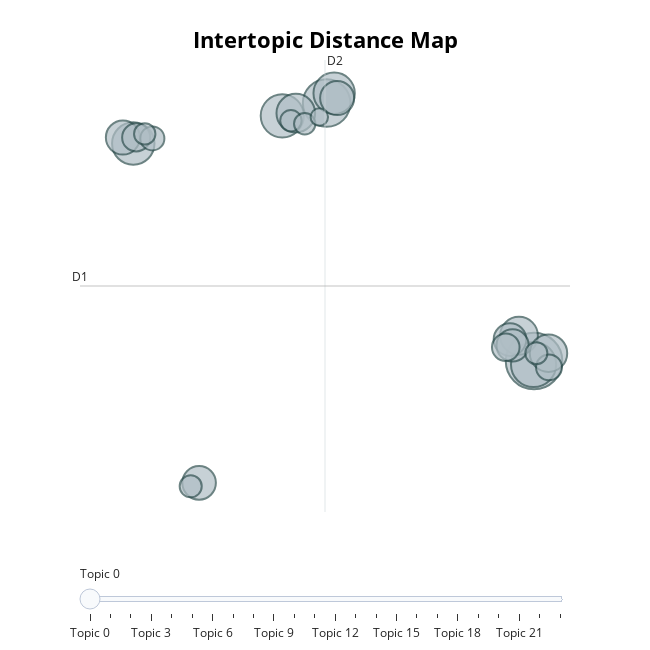

The cell this chart's notebook holds for it:
### Code cell
model.visualize_topics()

### Figure 1 — Plotly figure (JSON) as saved in the notebook; plotly's stock layout.template omitted (floating-point values rounded to 4 significant figures)
{"data": [{"customdata": [[0, "technology | teachers | of | the | call", 105], [1, "and | the | telecollaboration | intercultural | of", 74], [2, "mobile | learning | mall | the | of", 67], [3, "task | the | in | and | of", 61], [4, "corpus | the | ddl | of | corpora", 59], [5, "writing | collaborative | wiki | the | and", 56], [6, "pronunciation | the | asr | of | and", 49], [7, "game | games | and | gaming | the", 47], [8, "blended | learning | the | and | of", 46], [9, "captions | comprehension | the | vocabulary | captioning", 38], [10, "and | in | the | of | to", 38], [11, "feedback | awe | writing | errors | the", 37], [12, "vr | virtual | the | and | learning", 35], [13, "multimodal | of | the | online | in", 34], [14, "vocabulary | the | of | and | acquisition", 26], [15, "digital | storytelling | the | and | in", 25], [16, "flipped | the | classroom | in | and", 22], [17, "reading | students | the | comprehension | and", 19], [18, "online | and | the | language | of", 16], [19, "mt | translation | students | machine | writing", 16], [20, "anxiety | fla | the | speaking | and", 15], [21, "test | assessment | da | takers | the", 15], [22, "robot | rall | the | and | chatbots", 15], [23, "meta | call | of | research | in", 10]], "hovertemplate": "<b>Topic %{customdata[0]}</b><br>%{customdata[1]}<br>Size: %{customdata[2]}", "legendgroup": "", "marker": {"color": "#B0BEC5", "line": {"color": "DarkSlateGrey", "width": 2}, "size": [105, 74, 67, 61, 59, 56, 49, 47, 46, 38, 38, 37, 35, 34, 26, 25, 22, 19, 16, 16, 15, 15, 15, 10], "sizemode": "area", "sizeref": 0.06563, "symbol": "circle"}, "mode": "markers", "name": "", "orientation": "v", "showlegend": false, "type": "scatter", "x": [3.222, -2.118, 3.21, -3.259, -7.095, -1.924, -2.91, 2.835, 3.595, -7.362, -1.846, -5.4, 2.604, 2.67, -7.019, 2.495, 3.607, -6.603, 3.282, -5.616, -3.036, -6.8, -2.681, -2.305], "xaxis": "x", "y": [-2.917, 13.4, -3.136, 12.59, 10.84, 14.02, 12.77, -1.318, -2.419, 11.22, 13.72, -10.63, -1.558, -1.93, 11.23, -2.049, -3.316, 11.17, -2.42, -10.84, 12.29, 11.45, 12.09, 12.52], "yaxis": "y"}], "layout": {"annotations": [{"showarrow": false, "text": "D1", "x": -8.466, "y": 1.83, "yshift": 10}, {"showarrow": false, "text": "D2", "x": -2.159, "xshift": 10, "y": 16.13}], "height": 650, "hoverlabel": {"bgcolor": "white", "font": {"family": "Rockwell", "size": 16}}, "legend": {"itemsizing": "constant", "tracegroupgap": 0}, "margin": {"t": 60}, "shapes": [{"line": {"color": "#CFD8DC", "width": 2}, "type": "line", "x0": -2.159, "x1": -2.159, "y0": -12.47, "y1": 16.13}, {"line": {"color": "#9E9E9E", "width": 2}, "type": "line", "x0": -8.466, "x1": 4.148, "y0": 1.83, "y1": 1.83}], "sliders": [{"active": 0, "pad": {"t": 50}, "steps": [{"args": [{"marker.color": [["red", "#B0BEC5", "#B0BEC5", "#B0BEC5", "#B0BEC5", "#B0BEC5", "#B0BEC5", "#B0BEC5", "#B0BEC5", "#B0BEC5", "#B0BEC5", "#B0BEC5", "#B0BEC5", "#B0BEC5", "#B0BEC5", "#B0BEC5", "#B0BEC5", "#B0BEC5", "#B0BEC5", "#B0BEC5", "#B0BEC5", "#B0BEC5", "#B0BEC5", "#B0BEC5"]]}], "label": "Topic 0", "method": "update"}, {"args": [{"marker.color": [["#B0BEC5", "red", "#B0BEC5", "#B0BEC5", "#B0BEC5", "#B0BEC5", "#B0BEC5", "#B0BEC5", "#B0BEC5", "#B0BEC5", "#B0BEC5", "#B0BEC5", "#B0BEC5", "#B0BEC5", "#B0BEC5", "#B0BEC5", "#B0BEC5", "#B0BEC5", "#B0BEC5", "#B0BEC5", "#B0BEC5", "#B0BEC5", "#B0BEC5", "#B0BEC5"]]}], "label": "Topic 1", "method": "update"}, {"args": [{"marker.color": [["#B0BEC5", "#B0BEC5", "red", "#B0BEC5", "#B0BEC5", "#B0BEC5", "#B0BEC5", "#B0BEC5", "#B0BEC5", "#B0BEC5", "#B0BEC5", "#B0BEC5", "#B0BEC5", "#B0BEC5", "#B0BEC5", "#B0BEC5", "#B0BEC5", "#B0BEC5", "#B0BEC5", "#B0BEC5", "#B0BEC5", "#B0BEC5", "#B0BEC5", "#B0BEC5"]]}], "label": "Topic 2", "method": "update"}, {"args": [{"marker.color": [["#B0BEC5", "#B0BEC5", "#B0BEC5", "red", "#B0BEC5", "#B0BEC5", "#B0BEC5", "#B0BEC5", "#B0BEC5", "#B0BEC5", "#B0BEC5", "#B0BEC5", "#B0BEC5", "#B0BEC5", "#B0BEC5", "#B0BEC5", "#B0BEC5", "#B0BEC5", "#B0BEC5", "#B0BEC5", "#B0BEC5", "#B0BEC5", "#B0BEC5", "#B0BEC5"]]}], "label": "Topic 3", "method": "update"}, {"args": [{"marker.color": [["#B0BEC5", "#B0BEC5", "#B0BEC5", "#B0BEC5", "red", "#B0BEC5", "#B0BEC5", "#B0BEC5", "#B0BEC5", "#B0BEC5", "#B0BEC5", "#B0BEC5", "#B0BEC5", "#B0BEC5", "#B0BEC5", "#B0BEC5", "#B0BEC5", "#B0BEC5", "#B0BEC5", "#B0BEC5", "#B0BEC5", "#B0BEC5", "#B0BEC5", "#B0BEC5"]]}], "label": "Topic 4", "method": "update"}, {"args": [{"marker.color": [["#B0BEC5", "#B0BEC5", "#B0BEC5", "#B0BEC5", "#B0BEC5", "red", "#B0BEC5", "#B0BEC5", "#B0BEC5", "#B0BEC5", "#B0BEC5", "#B0BEC5", "#B0BEC5", "#B0BEC5", "#B0BEC5", "#B0BEC5", "#B0BEC5", "#B0BEC5", "#B0BEC5", "#B0BEC5", "#B0BEC5", "#B0BEC5", "#B0BEC5", "#B0BEC5"]]}], "label": "Topic 5", "method": "update"}, {"args": [{"marker.color": [["#B0BEC5", "#B0BEC5", "#B0BEC5", "#B0BEC5", "#B0BEC5", "#B0BEC5", "red", "#B0BEC5", "#B0BEC5", "#B0BEC5", "#B0BEC5", "#B0BEC5", "#B0BEC5", "#B0BEC5", "#B0BEC5", "#B0BEC5", "#B0BEC5", "#B0BEC5", "#B0BEC5", "#B0BEC5", "#B0BEC5", "#B0BEC5", "#B0BEC5", "#B0BEC5"]]}], "label": "Topic 6", "method": "update"}, {"args": [{"marker.color": [["#B0BEC5", "#B0BEC5", "#B0BEC5", "#B0BEC5", "#B0BEC5", "#B0BEC5", "#B0BEC5", "red", "#B0BEC5", "#B0BEC5", "#B0BEC5", "#B0BEC5", "#B0BEC5", "#B0BEC5", "#B0BEC5", "#B0BEC5", "#B0BEC5", "#B0BEC5", "#B0BEC5", "#B0BEC5", "#B0BEC5", "#B0BEC5", "#B0BEC5", "#B0BEC5"]]}], "label": "Topic 7", "method": "update"}, {"args": [{"marker.color": [["#B0BEC5", "#B0BEC5", "#B0BEC5", "#B0BEC5", "#B0BEC5", "#B0BEC5", "#B0BEC5", "#B0BEC5", "red", "#B0BEC5", "#B0BEC5", "#B0BEC5", "#B0BEC5", "#B0BEC5", "#B0BEC5", "#B0BEC5", "#B0BEC5", "#B0BEC5", "#B0BEC5", "#B0BEC5", "#B0BEC5", "#B0BEC5", "#B0BEC5", "#B0BEC5"]]}], "label": "Topic 8", "method": "update"}, {"args": [{"marker.color": [["#B0BEC5", "#B0BEC5", "#B0BEC5", "#B0BEC5", "#B0BEC5", "#B0BEC5", "#B0BEC5", "#B0BEC5", "#B0BEC5", "red", "#B0BEC5", "#B0BEC5", "#B0BEC5", "#B0BEC5", "#B0BEC5", "#B0BEC5", "#B0BEC5", "#B0BEC5", "#B0BEC5", "#B0BEC5", "#B0BEC5", "#B0BEC5", "#B0BEC5", "#B0BEC5"]]}], "label": "Topic 9", "method": "update"}, {"args": [{"marker.color": [["#B0BEC5", "#B0BEC5", "#B0BEC5", "#B0BEC5", "#B0BEC5", "#B0BEC5", "#B0BEC5", "#B0BEC5", "#B0BEC5", "#B0BEC5", "red", "#B0BEC5", "#B0BEC5", "#B0BEC5", "#B0BEC5", "#B0BEC5", "#B0BEC5", "#B0BEC5", "#B0BEC5", "#B0BEC5", "#B0BEC5", "#B0BEC5", "#B0BEC5", "#B0BEC5"]]}], "label": "Topic 10", "method": "update"}, {"args": [{"marker.color": [["#B0BEC5", "#B0BEC5", "#B0BEC5", "#B0BEC5", "#B0BEC5", "#B0BEC5", "#B0BEC5", "#B0BEC5", "#B0BEC5", "#B0BEC5", "#B0BEC5", "red", "#B0BEC5", "#B0BEC5", "#B0BEC5", "#B0BEC5", "#B0BEC5", "#B0BEC5", "#B0BEC5", "#B0BEC5", "#B0BEC5", "#B0BEC5", "#B0BEC5", "#B0BEC5"]]}], "label": "Topic 11", "method": "update"}, {"args": [{"marker.color": [["#B0BEC5", "#B0BEC5", "#B0BEC5", "#B0BEC5", "#B0BEC5", "#B0BEC5", "#B0BEC5", "#B0BEC5", "#B0BEC5", "#B0BEC5", "#B0BEC5", "#B0BEC5", "red", "#B0BEC5", "#B0BEC5", "#B0BEC5", "#B0BEC5", "#B0BEC5", "#B0BEC5", "#B0BEC5", "#B0BEC5", "#B0BEC5", "#B0BEC5", "#B0BEC5"]]}], "label": "Topic 12", "method": "update"}, {"args": [{"marker.color": [["#B0BEC5", "#B0BEC5", "#B0BEC5", "#B0BEC5", "#B0BEC5", "#B0BEC5", "#B0BEC5", "#B0BEC5", "#B0BEC5", "#B0BEC5", "#B0BEC5", "#B0BEC5", "#B0BEC5", "red", "#B0BEC5", "#B0BEC5", "#B0BEC5", "#B0BEC5", "#B0BEC5", "#B0BEC5", "#B0BEC5", "#B0BEC5", "#B0BEC5", "#B0BEC5"]]}], "label": "Topic 13", "method": "update"}, {"args": [{"marker.color": [["#B0BEC5", "#B0BEC5", "#B0BEC5", "#B0BEC5", "#B0BEC5", "#B0BEC5", "#B0BEC5", "#B0BEC5", "#B0BEC5", "#B0BEC5", "#B0BEC5", "#B0BEC5", "#B0BEC5", "#B0BEC5", "red", "#B0BEC5", "#B0BEC5", "#B0BEC5", "#B0BEC5", "#B0BEC5", "#B0BEC5", "#B0BEC5", "#B0BEC5", "#B0BEC5"]]}], "label": "Topic 14", "method": "update"}, {"args": [{"marker.color": [["#B0BEC5", "#B0BEC5", "#B0BEC5", "#B0BEC5", "#B0BEC5", "#B0BEC5", "#B0BEC5", "#B0BEC5", "#B0BEC5", "#B0BEC5", "#B0BEC5", "#B0BEC5", "#B0BEC5", "#B0BEC5", "#B0BEC5", "red", "#B0BEC5", "#B0BEC5", "#B0BEC5", "#B0BEC5", "#B0BEC5", "#B0BEC5", "#B0BEC5", "#B0BEC5"]]}], "label": "Topic 15", "method": "update"}, {"args": [{"marker.color": [["#B0BEC5", "#B0BEC5", "#B0BEC5", "#B0BEC5", "#B0BEC5", "#B0BEC5", "#B0BEC5", "#B0BEC5", "#B0BEC5", "#B0BEC5", "#B0BEC5", "#B0BEC5", "#B0BEC5", "#B0BEC5", "#B0BEC5", "#B0BEC5", "red", "#B0BEC5", "#B0BEC5", "#B0BEC5", "#B0BEC5", "#B0BEC5", "#B0BEC5", "#B0BEC5"]]}], "label": "Topic 16", "method": "update"}, {"args": [{"marker.color": [["#B0BEC5", "#B0BEC5", "#B0BEC5", "#B0BEC5", "#B0BEC5", "#B0BEC5", "#B0BEC5", "#B0BEC5", "#B0BEC5", "#B0BEC5", "#B0BEC5", "#B0BEC5", "#B0BEC5", "#B0BEC5", "#B0BEC5", "#B0BEC5", "#B0BEC5", "red", "#B0BEC5", "#B0BEC5", "#B0BEC5", "#B0BEC5", "#B0BEC5", "#B0BEC5"]]}], "label": "Topic 17", "method": "update"}, {"args": [{"marker.color": [["#B0BEC5", "#B0BEC5", "#B0BEC5", "#B0BEC5", "#B0BEC5", "#B0BEC5", "#B0BEC5", "#B0BEC5", "#B0BEC5", "#B0BEC5", "#B0BEC5", "#B0BEC5", "#B0BEC5", "#B0BEC5", "#B0BEC5", "#B0BEC5", "#B0BEC5", "#B0BEC5", "red", "#B0BEC5", "#B0BEC5", "#B0BEC5", "#B0BEC5", "#B0BEC5"]]}], "label": "Topic 18", "method": "update"}, {"args": [{"marker.color": [["#B0BEC5", "#B0BEC5", "#B0BEC5", "#B0BEC5", "#B0BEC5", "#B0BEC5", "#B0BEC5", "#B0BEC5", "#B0BEC5", "#B0BEC5", "#B0BEC5", "#B0BEC5", "#B0BEC5", "#B0BEC5", "#B0BEC5", "#B0BEC5", "#B0BEC5", "#B0BEC5", "#B0BEC5", "red", "#B0BEC5", "#B0BEC5", "#B0BEC5", "#B0BEC5"]]}], "label": "Topic 19", "method": "update"}, {"args": [{"marker.color": [["#B0BEC5", "#B0BEC5", "#B0BEC5", "#B0BEC5", "#B0BEC5", "#B0BEC5", "#B0BEC5", "#B0BEC5", "#B0BEC5", "#B0BEC5", "#B0BEC5", "#B0BEC5", "#B0BEC5", "#B0BEC5", "#B0BEC5", "#B0BEC5", "#B0BEC5", "#B0BEC5", "#B0BEC5", "#B0BEC5", "red", "#B0BEC5", "#B0BEC5", "#B0BEC5"]]}], "label": "Topic 20", "method": "update"}, {"args": [{"marker.color": [["#B0BEC5", "#B0BEC5", "#B0BEC5", "#B0BEC5", "#B0BEC5", "#B0BEC5", "#B0BEC5", "#B0BEC5", "#B0BEC5", "#B0BEC5", "#B0BEC5", "#B0BEC5", "#B0BEC5", "#B0BEC5", "#B0BEC5", "#B0BEC5", "#B0BEC5", "#B0BEC5", "#B0BEC5", "#B0BEC5", "#B0BEC5", "red", "#B0BEC5", "#B0BEC5"]]}], "label": "Topic 21", "method": "update"}, {"args": [{"marker.color": [["#B0BEC5", "#B0BEC5", "#B0BEC5", "#B0BEC5", "#B0BEC5", "#B0BEC5", "#B0BEC5", "#B0BEC5", "#B0BEC5", "#B0BEC5", "#B0BEC5", "#B0BEC5", "#B0BEC5", "#B0BEC5", "#B0BEC5", "#B0BEC5", "#B0BEC5", "#B0BEC5", "#B0BEC5", "#B0BEC5", "#B0BEC5", "#B0BEC5", "red", "#B0BEC5"]]}], "label": "Topic 22", "method": "update"}, {"args": [{"marker.color": [["#B0BEC5", "#B0BEC5", "#B0BEC5", "#B0BEC5", "#B0BEC5", "#B0BEC5", "#B0BEC5", "#B0BEC5", "#B0BEC5", "#B0BEC5", "#B0BEC5", "#B0BEC5", "#B0BEC5", "#B0BEC5", "#B0BEC5", "#B0BEC5", "#B0BEC5", "#B0BEC5", "#B0BEC5", "#B0BEC5", "#B0BEC5", "#B0BEC5", "#B0BEC5", "red"]]}], "label": "Topic 23", "method": "update"}]}], "title": {"font": {"color": "Black", "size": 22}, "text": "<b>Intertopic Distance Map</b>", "x": 0.5, "xanchor": "center", "y": 0.95, "yanchor": "top"}, "width": 650, "xaxis": {"anchor": "y", "domain": [0, 1], "range": [-8.466, 4.148], "title": {"text": ""}, "visible": false}, "yaxis": {"anchor": "x", "domain": [0, 1], "range": [-12.47, 16.13], "title": {"text": ""}, "visible": false}}}
